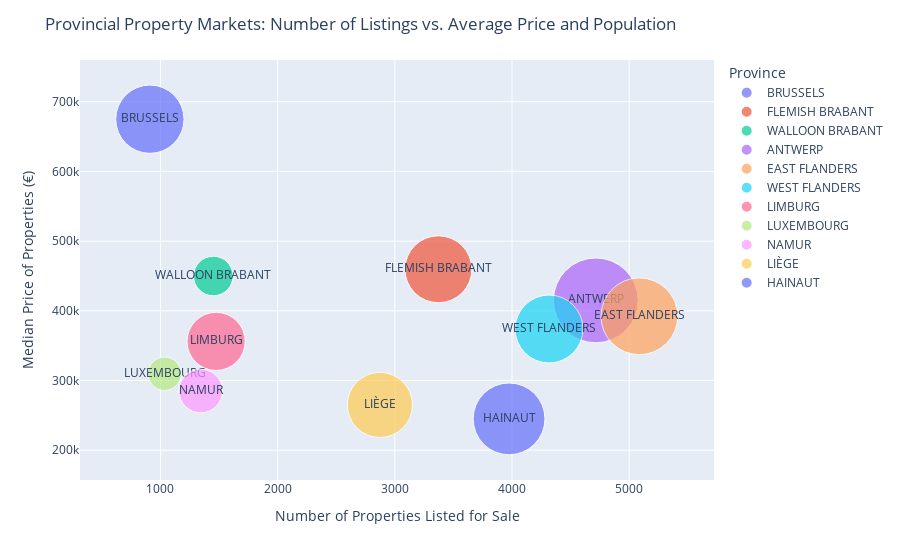

The cell this chart's notebook holds for it:
### Markdown cell above
### Merging and Visualizing Provincial Property Data:

The provided code snippet performs the following tasks:

1. Merging Dataframes:
    - The median price per province and the number of properties per province dataframes are merged based on the 'province' column.
    - The resulting merged dataframe is then merged with the population data by province.

2. Formatting Province Names:
    - Each word in the 'province' column of the merged dataframe is converted to uppercase for better readability.

3. Visualization:
    - A scatter plot is created using Plotly Express to visualize the relationship between the number of properties listed for sale ('count'), the median price of properties ('price'), and the population per province.
    - The size of the markers in the scatter plot represents the population of each province, and the color represents the province.
    - The plot is displayed with a logarithmic scale for the x-axis (number of properties) for better visualization.
    - The plot includes tooltips displaying the province names when hovering over the data points.

4. Plot Layout:
    - The title of the plot is set to 'Provincial Property Markets: Number of Listings vs. Average Price and Population'.
    - The x-axis title is set to 'Number of Properties Listed for Sale', and the y-axis title is set to 'Median Price of Properties (€)'.

This visualization provides insights into the provincial property markets, illustrating the distribution of properties, median prices, and population across different provinces in Belgium.

### Code cell
# Merging median price and number of properties dataframes based on province.
merged_df = pd.merge(median_price_per_province, number_of_properties_per_province, on='province')

# Merging the merged_df with the population data by province.
merged_df = pd.merge(merged_df, df_population_by_province, on='province')

# Make each word in the province names appear with big letters to better readability
merged_df['province'] = merged_df['province'].apply(lambda x: ' '.join(word.upper() for word in x.split()))

# Creating a scatter plot to visualize the relationship between
# number of properties, median price, and population per province.
fig = px.scatter(merged_df, x="count", y="price",
	            size="population", size_max=60,
                color="province", hover_name="province",
                text="province", #log_x=True,
                labels={'province': 'Province'})

# Updating layout of the plot.
fig.update_layout(
    title='Provincial Property Markets: Number of Listings vs. Average Price and Population',
    xaxis_title='Number of Properties Listed for Sale',
    yaxis_title='Median Price of Properties (€)',
)

fig.show()

### Figure 1 — Plotly figure (JSON) as saved in the notebook; plotly's stock layout.template omitted (floating-point values rounded to 4 significant figures)
{"data": [{"hovertemplate": "<b>%{hovertext}</b><br><br>Province=%{text}<br>count=%{x}<br>price=%{y}<br>population=%{marker.size}<extra></extra>", "hovertext": ["BRUSSELS"], "legendgroup": "BRUSSELS", "marker": {"color": "#636efa", "size": [1222637], "sizemode": "area", "sizeref": 524.1, "symbol": "circle"}, "mode": "markers+text", "name": "BRUSSELS", "orientation": "v", "showlegend": true, "text": ["BRUSSELS"], "type": "scatter", "x": [910], "xaxis": "x", "y": [675000], "yaxis": "y"}, {"hovertemplate": "<b>%{hovertext}</b><br><br>Province=%{text}<br>count=%{x}<br>price=%{y}<br>population=%{marker.size}<extra></extra>", "hovertext": ["FLEMISH BRABANT"], "legendgroup": "FLEMISH BRABANT", "marker": {"color": "#EF553B", "size": [1173440], "sizemode": "area", "sizeref": 524.1, "symbol": "circle"}, "mode": "markers+text", "name": "FLEMISH BRABANT", "orientation": "v", "showlegend": true, "text": ["FLEMISH BRABANT"], "type": "scatter", "x": [3372], "xaxis": "x", "y": [459637], "yaxis": "y"}, {"hovertemplate": "<b>%{hovertext}</b><br><br>Province=%{text}<br>count=%{x}<br>price=%{y}<br>population=%{marker.size}<extra></extra>", "hovertext": ["WALLOON BRABANT"], "legendgroup": "WALLOON BRABANT", "marker": {"color": "#00cc96", "size": [409782], "sizemode": "area", "sizeref": 524.1, "symbol": "circle"}, "mode": "markers+text", "name": "WALLOON BRABANT", "orientation": "v", "showlegend": true, "text": ["WALLOON BRABANT"], "type": "scatter", "x": [1451], "xaxis": "x", "y": [450000], "yaxis": "y"}, {"hovertemplate": "<b>%{hovertext}</b><br><br>Province=%{text}<br>count=%{x}<br>price=%{y}<br>population=%{marker.size}<extra></extra>", "hovertext": ["ANTWERP"], "legendgroup": "ANTWERP", "marker": {"color": "#ab63fa", "size": [1886609], "sizemode": "area", "sizeref": 524.1, "symbol": "circle"}, "mode": "markers+text", "name": "ANTWERP", "orientation": "v", "showlegend": true, "text": ["ANTWERP"], "type": "scatter", "x": [4715], "xaxis": "x", "y": [415000], "yaxis": "y"}, {"hovertemplate": "<b>%{hovertext}</b><br><br>Province=%{text}<br>count=%{x}<br>price=%{y}<br>population=%{marker.size}<extra></extra>", "hovertext": ["EAST FLANDERS"], "legendgroup": "EAST FLANDERS", "marker": {"color": "#FFA15A", "size": [1543865], "sizemode": "area", "sizeref": 524.1, "symbol": "circle"}, "mode": "markers+text", "name": "EAST FLANDERS", "orientation": "v", "showlegend": true, "text": ["EAST FLANDERS"], "type": "scatter", "x": [5087], "xaxis": "x", "y": [392215], "yaxis": "y"}, {"hovertemplate": "<b>%{hovertext}</b><br><br>Province=%{text}<br>count=%{x}<br>price=%{y}<br>population=%{marker.size}<extra></extra>", "hovertext": ["WEST FLANDERS"], "legendgroup": "WEST FLANDERS", "marker": {"color": "#19d3f3", "size": [1209011], "sizemode": "area", "sizeref": 524.1, "symbol": "circle"}, "mode": "markers+text", "name": "WEST FLANDERS", "orientation": "v", "showlegend": true, "text": ["WEST FLANDERS"], "type": "scatter", "x": [4316], "xaxis": "x", "y": [373900.0], "yaxis": "y"}, {"hovertemplate": "<b>%{hovertext}</b><br><br>Province=%{text}<br>count=%{x}<br>price=%{y}<br>population=%{marker.size}<extra></extra>", "hovertext": ["LIMBURG"], "legendgroup": "LIMBURG", "marker": {"color": "#FF6692", "size": [885951], "sizemode": "area", "sizeref": 524.1, "symbol": "circle"}, "mode": "markers+text", "name": "LIMBURG", "orientation": "v", "showlegend": true, "text": ["LIMBURG"], "type": "scatter", "x": [1475], "xaxis": "x", "y": [356133], "yaxis": "y"}, {"hovertemplate": "<b>%{hovertext}</b><br><br>Province=%{text}<br>count=%{x}<br>price=%{y}<br>population=%{marker.size}<extra></extra>", "hovertext": ["LUXEMBOURG"], "legendgroup": "LUXEMBOURG", "marker": {"color": "#B6E880", "size": [291143], "sizemode": "area", "sizeref": 524.1, "symbol": "circle"}, "mode": "markers+text", "name": "LUXEMBOURG", "orientation": "v", "showlegend": true, "text": ["LUXEMBOURG"], "type": "scatter", "x": [1036], "xaxis": "x", "y": [309750], "yaxis": "y"}, {"hovertemplate": "<b>%{hovertext}</b><br><br>Province=%{text}<br>count=%{x}<br>price=%{y}<br>population=%{marker.size}<extra></extra>", "hovertext": ["NAMUR"], "legendgroup": "NAMUR", "marker": {"color": "#FF97FF", "size": [499454], "sizemode": "area", "sizeref": 524.1, "symbol": "circle"}, "mode": "markers+text", "name": "NAMUR", "orientation": "v", "showlegend": true, "text": ["NAMUR"], "type": "scatter", "x": [1344], "xaxis": "x", "y": [285000], "yaxis": "y"}, {"hovertemplate": "<b>%{hovertext}</b><br><br>Province=%{text}<br>count=%{x}<br>price=%{y}<br>population=%{marker.size}<extra></extra>", "hovertext": ["LIÈGE"], "legendgroup": "LIÈGE", "marker": {"color": "#FECB52", "size": [1110989], "sizemode": "area", "sizeref": 524.1, "symbol": "circle"}, "mode": "markers+text", "name": "LIÈGE", "orientation": "v", "showlegend": true, "text": ["LIÈGE"], "type": "scatter", "x": [2873], "xaxis": "x", "y": [265000], "yaxis": "y"}, {"hovertemplate": "<b>%{hovertext}</b><br><br>Province=%{text}<br>count=%{x}<br>price=%{y}<br>population=%{marker.size}<extra></extra>", "hovertext": ["HAINAUT"], "legendgroup": "HAINAUT", "marker": {"color": "#636efa", "size": [1351127], "sizemode": "area", "sizeref": 524.1, "symbol": "circle"}, "mode": "markers+text", "name": "HAINAUT", "orientation": "v", "showlegend": true, "text": ["HAINAUT"], "type": "scatter", "x": [3975], "xaxis": "x", "y": [245000], "yaxis": "y"}], "layout": {"legend": {"itemsizing": "constant", "title": {"text": "Province"}, "tracegroupgap": 0}, "margin": {"t": 60}, "title": {"text": "Provincial Property Markets: Number of Listings vs. Average Price and Population"}, "xaxis": {"anchor": "y", "domain": [0, 1], "title": {"text": "Number of Properties Listed for Sale"}}, "yaxis": {"anchor": "x", "domain": [0, 1], "title": {"text": "Median Price of Properties (€)"}}}}
